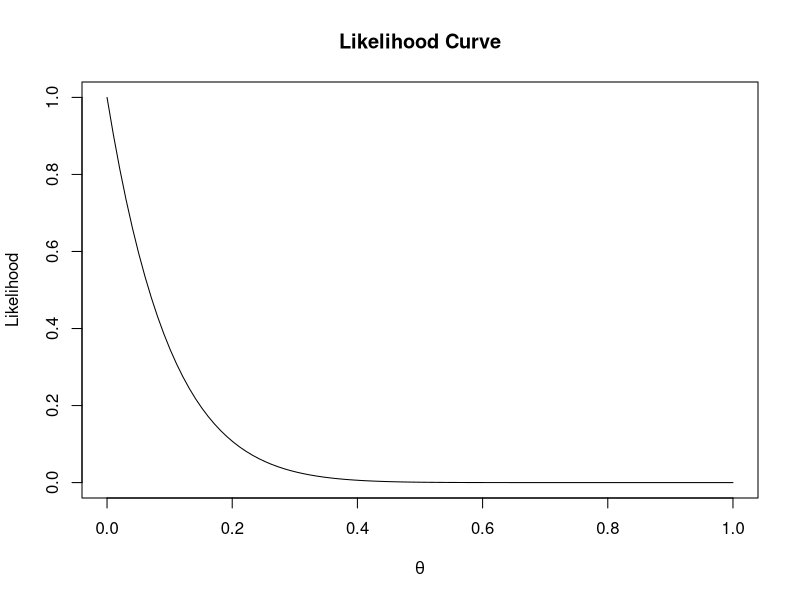

This chart was generated by the following R code:
#plot likelihood curve----
n<-10 #set total trials
x<-0 #set successes
theta<- seq(0,1,len=100) #create theta variable, from 0 to 1
like <- dbinom(x,n,theta) #create likelihood function
plot(theta,like,type='l',xlab=expression(theta), ylab='Likelihood', main="Likelihood Curve")

#Š Daniel Lakens, 2016. 
# This work is licensed under a Creative Commons Attribution-NonCommercial-ShareAlike 4.0 International License. https://creativecommons.org/licenses/by-nc-sa/4.0/